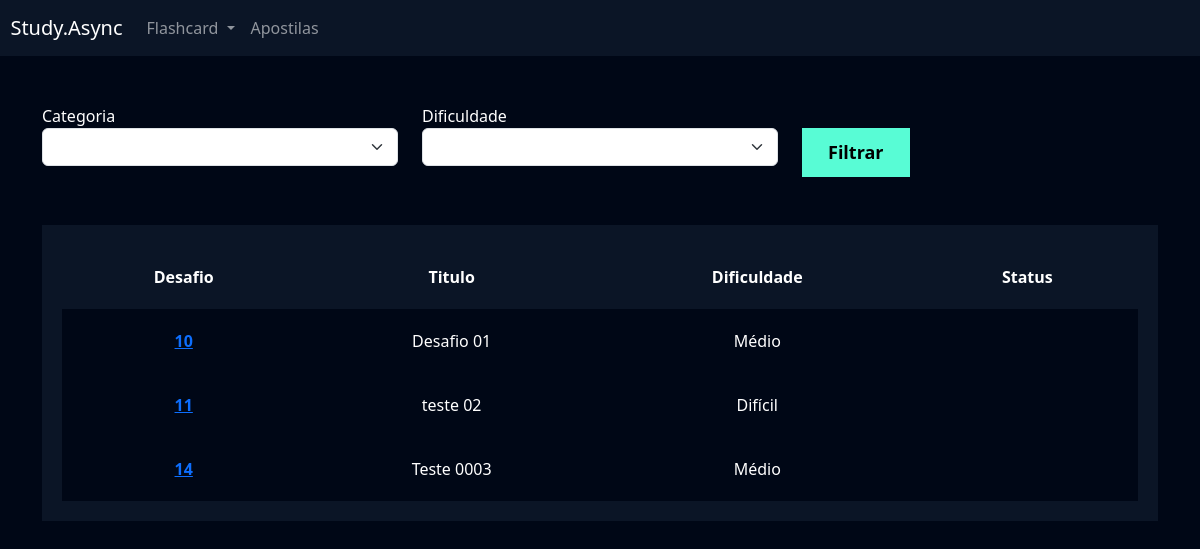
The app's page /flashcard/listar_desafio/ (signed in), older data.
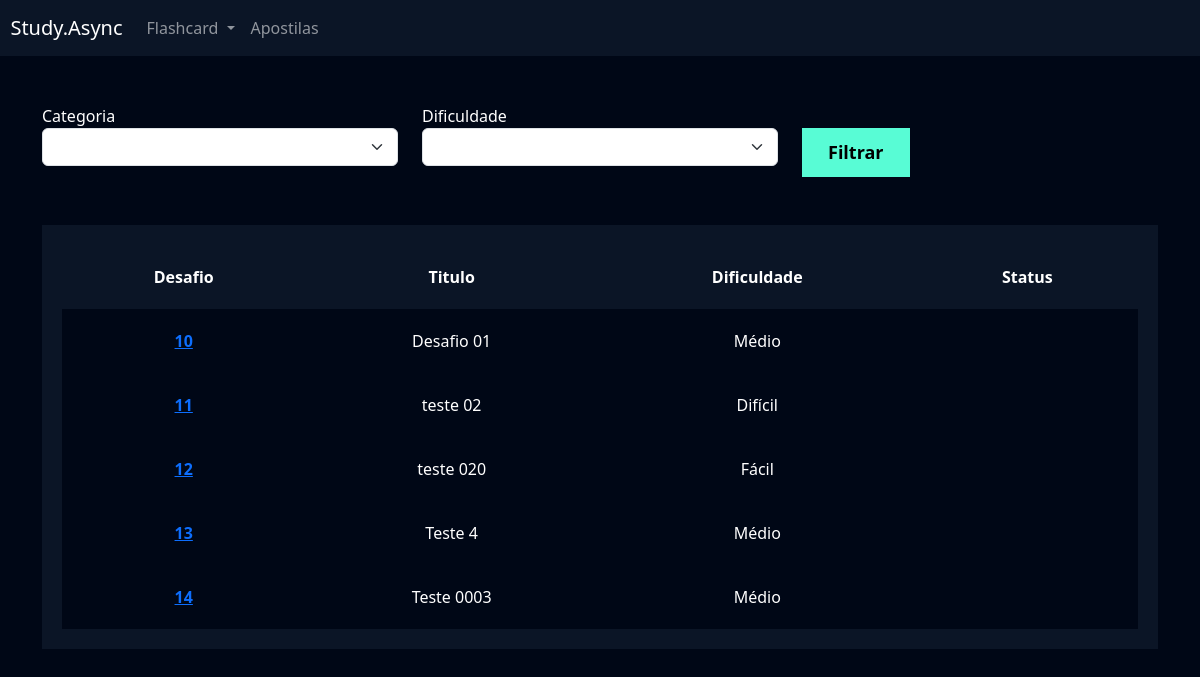
The same page, newer data.
### flashcard/models.py (models this page shows, shortened)
class Desafio(models.Model):
    user = models.ForeignKey(User, on_delete=models.DO_NOTHING)
    titulo = models.CharField(max_length=100)
    categoria = models.ManyToManyField(Categoria)
    quantidade_perguntas = models.IntegerField()
    dificuldade = models.CharField(
        max_length=1, choices=Flashcard.DIFICULDADE_CHOICES
    )
    flashcards = models.ManyToManyField(FlashcardDesafio)

### flashcard/views.py (the view)
# urls.py: path('listar_desafio/', views.listar_desafio, name='listar_desafio'),
def listar_desafio(request):
    desafios = Desafio.objects.filter(user=request.user)
    return render(
        request,
        'listar_desafio.html',
        {
            'desafios': desafios,
        },
    )

### flashcard/templates/listar_desafio.html (shortened to what this page needs)
{% extends "base.html" %}
{% load static %}
{% block 'cabecalho' %}
    <link href="{% static 'usuarios/css/cadastro.css' %}" rel="stylesheet">
    <link href="{% static 'flashcard/css/novo_flashcard.css' %}" rel="stylesheet">
    <link href="{% static 'flashcard/css/iniciar_desafio.css' %}" rel="stylesheet">
    <link href="{% static 'flashcard/css/desafio.css' %}" rel="stylesheet">
    <link href='https://unpkg.com/boxicons@2.1.4/css/boxicons.min.css' rel='stylesheet'>
{% endblock 'cabecalho' %}
{% block 'conteudo' %}
    {% include "partials/header.html" %}
    <div class="container">
        <br>
        <br>
        <div class="row">
            <div class="col-md">
                <form action="}" method="GET">
                <label for="">Categoria</label>
                <select name="categoria" class="form-select">
                </select>
            </div>
            <div class="col-md">
                <label for="">Dificuldade</label>
                <select name="dificuldade" class="form-select">
                </select>
            </div>
            <div class="col-md">
                <br>
                <input type="submit" value="Filtrar" class="btn-cadastro">
            </div>
        </div>
        <br>
        <br>
        <div class="box-listar">
            <table>
                <thead>
                  <tr>
                    <th scope="col">Desafio</th>
                    <th scope="col">Titulo</th>
                    <th scope="col">Dificuldade</th>
                    <th scope="col">Status</th>
                  </tr>
                </thead>
                <tbody>
                    {% for desafio in desafios %}
                        <tr class="linha">
                            <th><a href="{% url 'desafio' desafio.id %}">{{desafio.id}}</a></th>
                            <td>{{desafio.titulo}}</td>
                            <td>{{desafio.get_dificuldade_display}}</td>
                            <td>{{desafio.status}}</td>
                        </tr>
                  {% endfor %}
                </tbody>
              </table>
        </div>
    </div>
{% endblock 'conteudo' %}

Row changes from the older to the newer data that the page shows:
now on this page (row edited): Desafio: id "12", titulo "teste 020", dificuldade "Fácil"
now on this page (row edited): Desafio: id "13", titulo "Teste 4", dificuldade "Médio"
